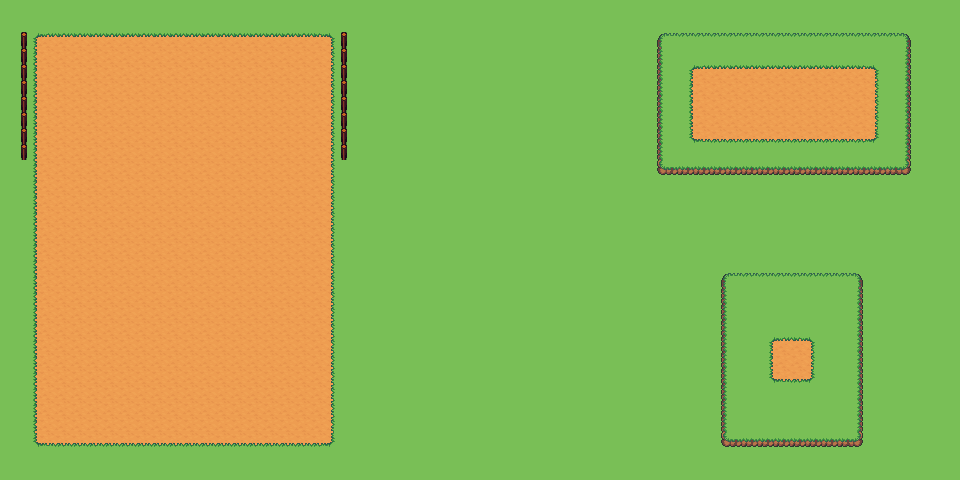

This game map was drawn from its Tiled (.tmx) file and the tilesets committed beside it. A one-line description and the trimmed map source follow:
An orthogonal 60x30 tile map with 16x16 px tiles, 5 tile layers (Grass, Dirts, Fences, Hills, ...), 3 tilesets and 4 objects.

<map version="1.10" tiledversion="1.11.2" orientation="orthogonal" renderorder="right-down" width="60" height="30" tilewidth="16" tileheight="16" infinite="0" nextlayerid="8" nextobjectid="5">
 <editorsettings>
  <export target="prototype_town.lua" format="lua" />
 </editorsettings>
 <tileset firstgid="1" name="mind-tiledset" tilewidth="16" tileheight="16" tilecount="240" columns="12">
  <image source="../sprites/Tileset Spring.png" width="192" height="320" />
 </tileset>
 <tileset firstgid="241" name="mind-floor" tilewidth="16" tileheight="16" tilecount="99" columns="9">
  <image source="../sprites/Walls and Floors copiar.png" width="144" height="176" />
 </tileset>
 <tileset firstgid="340" name="mind-fence" tilewidth="16" tileheight="16" tilecount="15" columns="3">
  <image source="../sprites/Fence's copiar.png" width="48" height="80" />
 </tileset>
 <layer id="1" name="Grass" width="60" height="30">
  <data>[1800 cells, 1800 non-empty, 1 distinct tile ids]</data>
 </layer>
 <layer id="2" name="Dirts" class="PlantableArea" width="60" height="30">
  <data>[1800 cells, 494 non-empty, 9 distinct tile ids]</data>
 </layer>
 <layer id="5" name="Fences" width="60" height="30">
  <data>[1800 cells, 16 non-empty, 1 distinct tile ids]</data>
 </layer>
 <layer id="3" name="Hills" width="60" height="30" opacity="0.9">
  <data>[1800 cells, 243 non-empty, 9 distinct tile ids]</data>
 </layer>
 <layer id="4" name="Dirts2" width="60" height="30">
  <data>[1800 cells, 69 non-empty, 9 distinct tile ids]</data>
 </layer>
 <objectgroup id="6" name="Femces_obj" class="CollisionArea">
  <object id="1" x="336" y="32" width="16" height="128" />
  <object id="2" x="16" y="32" width="16" height="128" />
 </objectgroup>
 <objectgroup id="7" name="Hills_obj" class="CollisionArea">
  <object id="3" x="656" y="32" width="256" height="144" />
  <object id="4" x="720" y="272" width="144" height="176" />
 </objectgroup>
</map>
